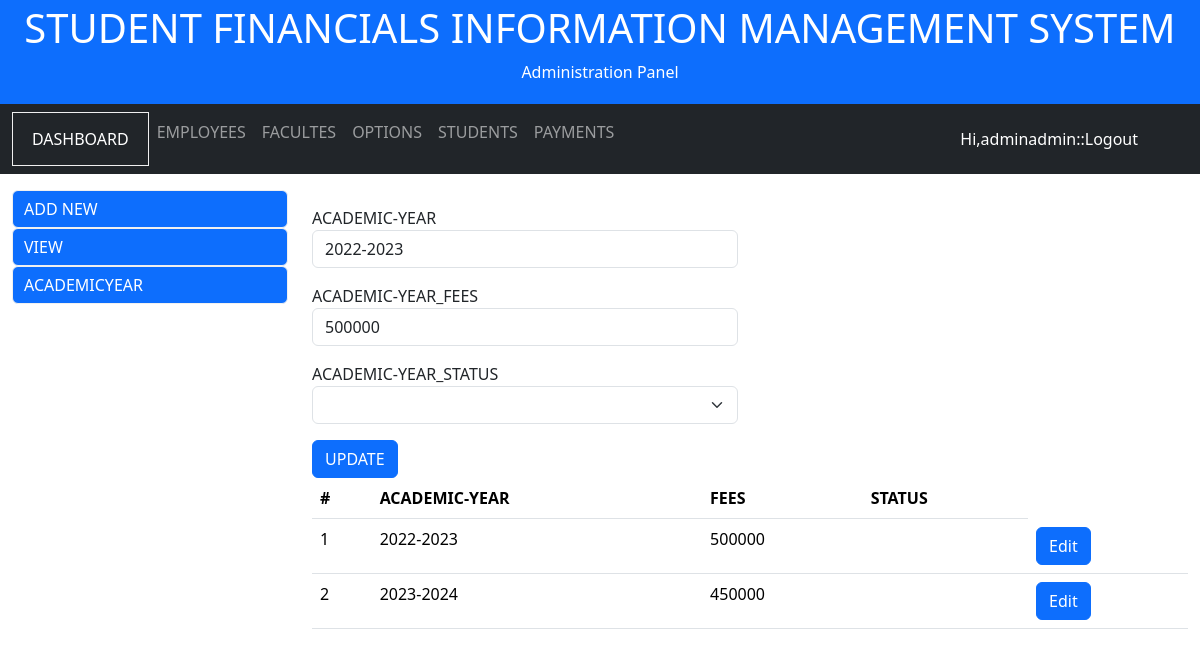
/updateacademicyear.php?id=1 (signed in), run on the app's committed database.
### tables this page shows
CREATE TABLE `employee_roles_tb` (
  `employee_roles_id` int(11) NOT NULL,
  `employee_roles_role` int(11) NOT NULL,
  `employee_roles_employee` int(11) NOT NULL
);

CREATE TABLE `academic_year_tb` (
  `academic_year_id` int(11) NOT NULL,
  `academic_year_name` varchar(50) NOT NULL,
  `academic_year_fees` double NOT NULL DEFAULT 0,
  `academic_year_status` varchar(50) NOT NULL
);

### updateacademicyear.php (the view, shortened to what this page needs)
<?php
include('db.php');
if($_GET['id']){
	$yearid=$_GET['id'];
	$sql="SELECT `academic_year_id`, `academic_year_name`, `academic_year_fees`, `academic_year_status` FROM `academic_year_tb` where `academic_year_id`='$yearid'";
	$run_query=mysqli_query($conn,$sql);
if(mysqli_num_rows($run_query) > 0) {
while($row=mysqli_fetch_array($run_query)){
$update_academic_year_name=$row["academic_year_name"];
$update_academic_year_fees=$row["academic_year_fees"];
$update_academic_year_status=$row["academic_year_status"];}}
	?>
<!DOCTYPE html>
<html lang="en">
<head>
 <link href="https://cdn.jsdelivr.net/npm/bootstrap@5.3.2/dist/css/bootstrap.min.css" rel="stylesheet">
  <link href="bootstrap.min.css" rel="stylesheet">
</head>
<body>
<div class="p-1 bg-primary text-white text-center">
  <h1>STUDENT FINANCIALS INFORMATION MANAGEMENT SYSTEM</h1>
  <p>Administration Panel</p>
</div>
<nav class="navbar navbar-expand-sm bg-dark navbar-dark">
  <div class="container-fluid">
    <?php
  include('dynamicmenu.php');
  ?>
	<ul class="nav navbar-nav navbar-right" style="padding-right:50px;">
<li><a href="#"  style="color:white;text-decoration: none;"><?php echo "Hi,".$_SESSION['fname'];?></a>
<li><a href="index.php" style="text-decoration:none; color:white;">::Logout</a></li>
</li>
</ul>
  </div>
</nav>
<div class="container-fluid mt-3">
  <div class="row">
    <div class="col-sm-3">
      <ul class="nav nav-pills flex-column">
        <li class="nav-item">
          <a class="nav-link active"  style='border:1px solid #f0f0f0;padding: 6px 11px;' href="addnewfaculte.php">ADD NEW</a>
        </li>
              <li class="nav-item">
          <a class="nav-link active"  style='border:1px solid #f0f0f0;padding: 6px 11px;'  href="viewfaculte.php">VIEW</a>
        </li>
		<li class="nav-item">
          <a class="nav-link active"  style='border:1px solid #f0f0f0;padding: 6px 11px;'  href="viewacademicyear.php">ACADEMICYEAR</a>
        </li>
      </ul>
    </div>
    <div class="col-sm-9">
        <div class="row">
    <div class="col-sm-6">
  <form action="updateacademicyear.php" method="POST">
    <div class="mb-3 mt-3">
      <label for="email">ACADEMIC-YEAR</label>
      <input type="text" class="form-control" id="yname" placeholder="Enter  Name" name="yname" value=<?php echo $update_academic_year_name;?> required>
    </div>
     <div class="mb-3 mt-3">
      <label for="email">ACADEMIC-YEAR_FEES</label>
      <input type="text" class="form-control" id="fees" placeholder="Enter  Fees" name="fees"  value=<?php echo $update_academic_year_fees;?>  required>
    </div>
     <div class="mb-3 mt-3">
      <label for="email">ACADEMIC-YEAR_STATUS</label>
	   <select class="form-select"  id="yearstatus" name="yearstatus">
	     <option value="<?php echo $update_academic_year_status;?>" ><?php echo $update_academic_year_status;?> </option>
  <option value="open">open</option>
</select>
    </div>
    <button type="submit" name='updateacademicyear' class="btn btn-primary">UPDATE</button>
  </form>
     </div>
    </div>
	  <div class="row">
<?php
echo"
<div class='table-responsive'>
  <table class='table'>
    <thead>
      <tr>
        <th>#</th>
		<th>ACADEMIC-YEAR</th>
		<th>FEES</th>
		<th>STATUS</th>
      </tr>
    </thead>
    <tbody>";
	$sql="SELECT `academic_year_id`, `academic_year_name`, `academic_year_fees`, `academic_year_status` FROM `academic_year_tb`";
	$run_query=mysqli_query($conn,$sql);
if(mysqli_num_rows($run_query) > 0) {
	$no=0;
while($row=mysqli_fetch_array($run_query)){
$academic_year_id=$row["academic_year_id"];
$academic_year_name=$row["academic_year_name"];
$academic_year_fees=$row["academic_year_fees"];
$academic_year_status=$row["academic_year_status"];
$no=$no+1;
	echo"
      <tr>
        <td>$no</td>
		<td>$academic_year_name</td>
		<td>$academic_year_fees</td>
		<td>$academic_year_status</td>
	 <td><a href='updateacademicyear.php?id=$academic_year_id'  class='btn btn-primary'><span class='glyphicon glyphicon-ok-sign'>Edit</span></a></td></tr>
	 ";
	  }}else{
			echo"<tr>
        <td colspan='5'>
      NO ACADEMICYEAR FOUND.</td>
	  </tr>
	 ";
	  }
    echo "
	</tbody>
  </table>
  </div>
	";
?>
	  </div>
    </div>
  </div>
</div>
</body>
</html>
<?php
}else{
	if(isset($_POST['updateacademicyear'])){
	$yname=$_POST["yname"];
	$fees=$_POST["fees"];
		$yearstatus=$_POST["yearstatus"];
		$yearid=$_POST["yearid"];
$sql="UPDATE `academic_year_tb` SET `academic_year_name`='$yname', `academic_year_fees`='$fees', `academic_year_status`='$yearstatus' WHERE `academic_year_id`='$yearid'";
if(mysqli_query($conn,$sql)){
	header('location:viewacademicyear.php');
}
}else{
	header('location:viewacademicyear.php');
}}
?>

### dynamicmenu.php (shortened to what this page needs)
  <ul class="navbar-nav">
<?php
$currrent_user_id=$_SESSION["uid"];
 $sql="SELECT `employee_roles_id`, `employee_roles_role`, `employee_roles_employee` FROM `employee_roles_tb`  WHERE `employee_roles_employee`='$currrent_user_id' order by `employee_roles_role`";
	$run_query=mysqli_query($conn,$sql);
if(mysqli_num_rows($run_query) > 0) {
while($row=mysqli_fetch_array($run_query)){
$menu_number=$row["employee_roles_role"];
if($menu_number==1){
echo"<li class='nav-item' style='border:1px solid #f0f0f0;padding: 6px 11px;'>
        <a class='nav-link active' href='dashboard.php'>DASHBOARD</a>
      </li>";}
if($menu_number==2){
echo"<li class='nav-item'>
        <a class='nav-link' href='employee.php'>EMPLOYEES</a>
      </li>";}
if($menu_number==3){
echo"<li class='nav-item'>
        <a class='nav-link' href='faculte.php'>FACULTES</a>
      </li>";}
if($menu_number==4){
echo" <li class='nav-item'>
        <a class='nav-link' href='option.php'>OPTIONS</a>
      </li>";}
if($menu_number==5){
echo"
      <li class='nav-item'>
        <a class='nav-link' href='student.php'>STUDENTS</a>
      </li>";}
if($menu_number==6){
echo" <li class='nav-item'>
        <a class='nav-link' href='payment.php'>PAYMENTS</a>
</li>";}
}
}?>
</ul>

### data on the page
employee_roles_tb: employee_roles_role "DASHBOARD"
employee_roles_tb: employee_roles_role "EMPLOYEES"
employee_roles_tb: employee_roles_role "FACULTES"
employee_roles_tb: employee_roles_role "OPTIONS"
employee_roles_tb: employee_roles_role "STUDENTS"
employee_roles_tb: employee_roles_role "PAYMENTS"
academic_year_tb: yname "2022-2023", fees "500000", academic_year_name "2022-2023", academic_year_fees "500000"
academic_year_tb: academic_year_name "2023-2024", academic_year_fees "450000"

### other printed values
$_SESSION['fname'] "adminadmin"
